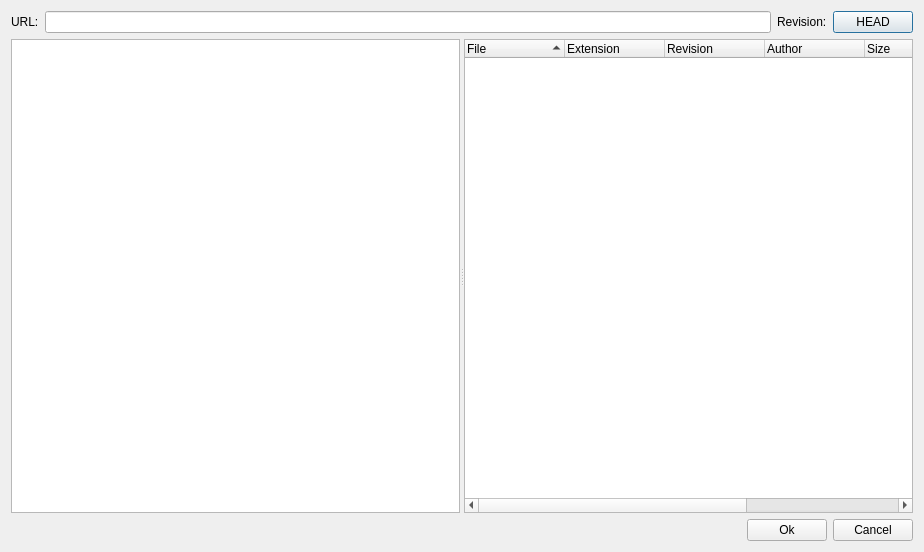
<?xml version="1.0" encoding="UTF-8"?>
<ui version="4.0">
 <class>SvnRepoBrowserDialog</class>
 <widget class="QDialog" name="SvnRepoBrowserDialog">
  <property name="geometry">
   <rect>
    <x>0</x>
    <y>0</y>
    <width>924</width>
    <height>552</height>
   </rect>
  </property>
  <property name="windowTitle">
   <string>SVN Browser</string>
  </property>
  <layout class="QVBoxLayout" name="verticalLayout">
   <item>
    <layout class="QHBoxLayout" name="horizontalLayout_2">
     <item>
      <widget class="QLabel" name="label">
       <property name="text">
        <string>URL:</string>
       </property>
      </widget>
     </item>
     <item>
      <widget class="QLineEdit" name="uiUrlTXT"/>
     </item>
     <item>
      <widget class="QLabel" name="label_2">
       <property name="text">
        <string>Revision:</string>
       </property>
      </widget>
     </item>
     <item>
      <widget class="QPushButton" name="uiRevisionTXT">
       <property name="text">
        <string>HEAD</string>
       </property>
      </widget>
     </item>
    </layout>
   </item>
   <item>
    <widget class="QSplitter" name="splitter">
     <property name="sizePolicy">
      <sizepolicy hsizetype="Expanding" vsizetype="Expanding">
       <horstretch>0</horstretch>
       <verstretch>0</verstretch>
      </sizepolicy>
     </property>
     <property name="orientation">
      <enum>Qt::Horizontal</enum>
     </property>
     <widget class="QTreeWidget" name="uiBrowserTREE">
      <property name="contextMenuPolicy">
       <enum>Qt::CustomContextMenu</enum>
      </property>
      <attribute name="headerVisible">
       <bool>false</bool>
      </attribute>
      <column>
       <property name="text">
        <string notr="true">1</string>
       </property>
      </column>
     </widget>
     <widget class="QTreeWidget" name="uiDetailsTREE">
      <property name="contextMenuPolicy">
       <enum>Qt::CustomContextMenu</enum>
      </property>
      <property name="alternatingRowColors">
       <bool>true</bool>
      </property>
      <property name="rootIsDecorated">
       <bool>false</bool>
      </property>
      <property name="sortingEnabled">
       <bool>true</bool>
      </property>
      <column>
       <property name="text">
        <string notr="true">File</string>
       </property>
      </column>
      <column>
       <property name="text">
        <string>Extension</string>
       </property>
      </column>
      <column>
       <property name="text">
        <string>Revision</string>
       </property>
      </column>
      <column>
       <property name="text">
        <string>Author</string>
       </property>
      </column>
      <column>
       <property name="text">
        <string>Size</string>
       </property>
      </column>
      <column>
       <property name="text">
        <string>Date</string>
       </property>
      </column>
      <column>
       <property name="text">
        <string>Lock</string>
       </property>
      </column>
     </widget>
    </widget>
   </item>
   <item>
    <layout class="QHBoxLayout" name="horizontalLayout">
     <item>
      <spacer name="horizontalSpacer">
       <property name="orientation">
        <enum>Qt::Horizontal</enum>
       </property>
       <property name="sizeHint" stdset="0">
        <size>
         <width>40</width>
         <height>20</height>
        </size>
       </property>
      </spacer>
     </item>
     <item>
      <widget class="QPushButton" name="uiOkBTN">
       <property name="text">
        <string>Ok</string>
       </property>
      </widget>
     </item>
     <item>
      <widget class="QPushButton" name="uiCancelBTN">
       <property name="text">
        <string>Cancel</string>
       </property>
      </widget>
     </item>
    </layout>
   </item>
  </layout>
 </widget>
 <resources/>
 <connections>
  <connection>
   <sender>uiOkBTN</sender>
   <signal>clicked()</signal>
   <receiver>SvnRepoBrowserDialog</receiver>
   <slot>accept()</slot>
   <hints>
    <hint type="sourcelabel">
     <x>771</x>
     <y>532</y>
    </hint>
    <hint type="destinationlabel">
     <x>735</x>
     <y>543</y>
    </hint>
   </hints>
  </connection>
  <connection>
   <sender>uiCancelBTN</sender>
   <signal>clicked()</signal>
   <receiver>SvnRepoBrowserDialog</receiver>
   <slot>reject()</slot>
   <hints>
    <hint type="sourcelabel">
     <x>862</x>
     <y>534</y>
    </hint>
    <hint type="destinationlabel">
     <x>589</x>
     <y>525</y>
    </hint>
   </hints>
  </connection>
 </connections>
</ui>
